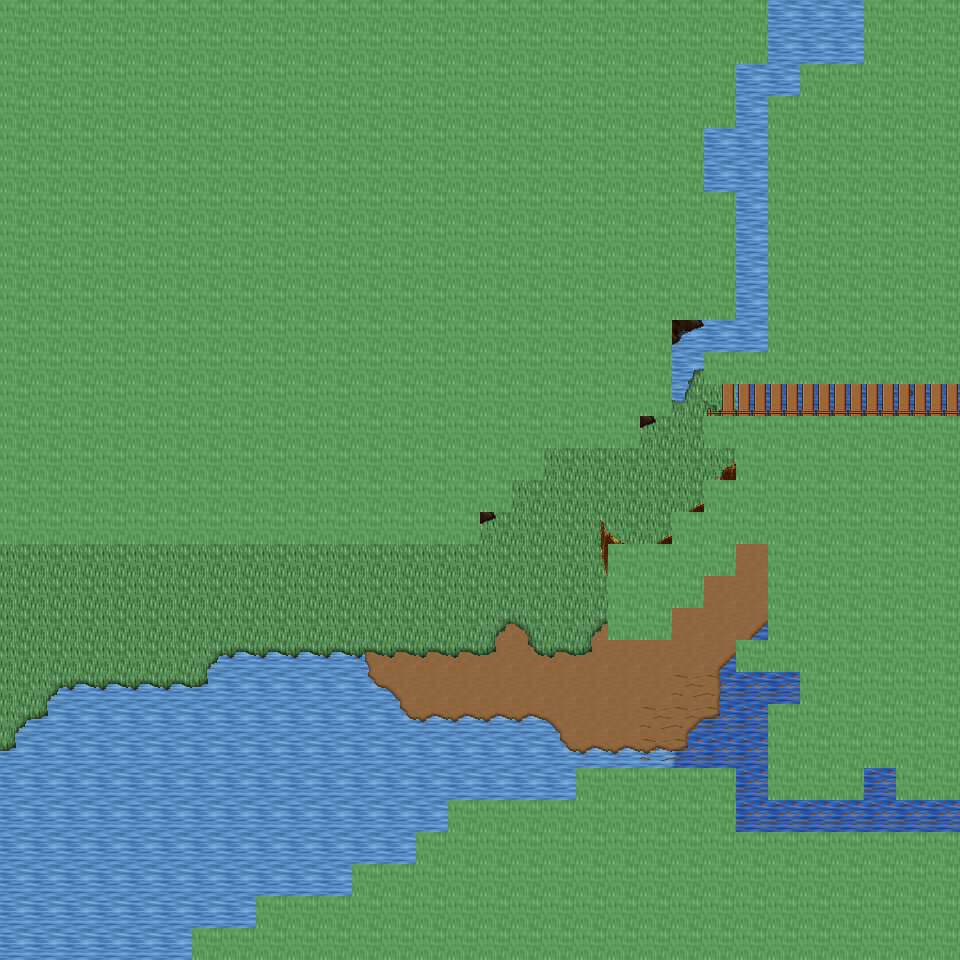

The image is a tile-based game level rendered from a .tmx file. Its description and source (layers, tilesets, objects; grid data summarised) follow:
An orthogonal 30x30 tile map with 32x32 px tiles, 6 tile layers (Ground, Object, Object2, Above, ...), 24 tilesets and 5 objects (5x mapExit).

<map version="1.0" orientation="orthogonal" renderorder="right-down" width="30" height="30" tilewidth="32" tileheight="32" nextobjectid="6">
  <tileset firstgid="1" name="tileset_ground_ground" tilewidth="32" tileheight="32" tilecount="33" columns="3">
    <image source="../drawable/tileset_ground_ground.png" width="96" height="352" />
  </tileset>
  <tileset firstgid="34" name="tileset_ground_ridge_earth_dark" tilewidth="32" tileheight="32" tilecount="96" columns="12">
    <image source="../drawable/tileset_ground_ridge_earth_dark.png" width="384" height="256" />
  </tileset>
  <tileset firstgid="130" name="tileset_ground_grass_edges" tilewidth="32" tileheight="32" tilecount="36" columns="12">
    <image source="../drawable/tileset_ground_grass_edges.png" width="384" height="96" />
  </tileset>
  <tileset firstgid="166" name="tileset_ground_water_pool" tilewidth="32" tileheight="32" tilecount="72" columns="3">
    <image source="../drawable/tileset_ground_water_pool.png" width="96" height="768" />
  </tileset>
  <tileset firstgid="238" name="tileset_plant_flower_daisy_white" tilewidth="32" tileheight="32" tilecount="8" columns="2">
    <image source="../drawable/tileset_plant_flower_daisy_white.png" width="64" height="128" />
  </tileset>
  <tileset firstgid="246" name="tileset_ground_rock_pebbles" tilewidth="32" tileheight="32" tilecount="3" columns="1">
    <image source="../drawable/tileset_ground_rock_pebbles.png" width="32" height="96" />
  </tileset>
  <tileset firstgid="249" name="tileset_plant_grasses" tilewidth="32" tileheight="32" tilecount="6" columns="3">
    <image source="../drawable/tileset_plant_grasses.png" width="96" height="64" />
  </tileset>
  <tileset firstgid="255" name="tileset_plant_flower_daisy_yellow" tilewidth="32" tileheight="32" tilecount="8" columns="2">
    <image source="../drawable/tileset_plant_flower_daisy_yellow.png" width="64" height="128" />
  </tileset>
  <tileset firstgid="263" name="tileset_ground_grass_corners" tilewidth="32" tileheight="32" tilecount="24" columns="6">
    <image source="../drawable/tileset_ground_grass_corners.png" width="192" height="128" />
  </tileset>
  <tileset firstgid="287" name="tileset_plant_tree_tree_darkgreen" tilewidth="32" tileheight="32" tilecount="88" columns="8">
    <image source="../drawable/tileset_plant_tree_tree_darkgreen.png" width="256" height="352" />
  </tileset>
  <tileset firstgid="375" name="tileset_plant_flower_daisy_blue" tilewidth="32" tileheight="32" tilecount="8" columns="2">
    <image source="../drawable/tileset_plant_flower_daisy_blue.png" width="64" height="128" />
  </tileset>
  <tileset firstgid="383" name="tileset_plant_flower_daisy_red" tilewidth="32" tileheight="32" tilecount="8" columns="2">
    <image source="../drawable/tileset_plant_flower_daisy_red.png" width="64" height="128" />
  </tileset>
  <tileset firstgid="391" name="tileset_ground_earth_edges" tilewidth="32" tileheight="32" tilecount="18" columns="6">
    <image source="../drawable/tileset_ground_earth_edges.png" width="192" height="96" />
  </tileset>
  <tileset firstgid="409" name="tileset_ground_water_waterfall" tilewidth="32" tileheight="32" tilecount="120" columns="8">
    <image source="../drawable/tileset_ground_water_waterfall.png" width="256" height="480" />
  </tileset>
  <tileset firstgid="529" name="tileset_logic_creature_elf" tilewidth="32" tileheight="32" tilecount="16" columns="8">
    <image source="../drawable/tileset_logic_creature_elf.png" width="256" height="64" />
  </tileset>
  <tileset firstgid="545" name="tileset_logic_item_resources" tilewidth="32" tileheight="32" tilecount="6" columns="6">
    <image source="../drawable/tileset_logic_item_resources.png" width="192" height="32" />
  </tileset>
  <tileset firstgid="551" name="tileset_logic_creature_animal" tilewidth="32" tileheight="32" tilecount="32" columns="8">
    <image source="../drawable/tileset_logic_creature_animal.png" width="256" height="128" />
  </tileset>
  <tileset firstgid="583" name="tileset_logic_collision" tilewidth="32" tileheight="32" tilecount="1" columns="1">
    <image source="../drawable/tileset_logic_collision.png" width="32" height="32" />
  </tileset>
  <tileset firstgid="584" name="tileset_object_suspension_bridge" tilewidth="32" tileheight="32" tilecount="24" columns="3">
    <image source="../drawable/tileset_object_suspension_bridge.png" width="96" height="256" />
  </tileset>
  <tileset firstgid="608" name="tileset_logic_creature_elemental" tilewidth="32" tileheight="32" tilecount="16" columns="8">
    <image source="../drawable/tileset_logic_creature_elemental.png" width="256" height="64" />
  </tileset>
  <tileset firstgid="624" name="tileset_ground_rock_rocks_3" tilewidth="32" tileheight="32" tilecount="16" columns="4">
    <image source="../drawable/tileset_ground_rock_rocks_3.png" width="128" height="128" />
  </tileset>
  <tileset firstgid="640" name="tileset_object_rotating_crystal" tilewidth="32" tileheight="32" tilecount="48" columns="8">
    <image source="../drawable/tileset_object_rotating_crystal.png" width="256" height="192" />
  </tileset>
  <tileset firstgid="688" name="tileset_light_white_1x1" tilewidth="32" tileheight="32" tilecount="1" columns="1">
    <image source="../drawable/tileset_light_white_1x1.png" width="32" height="32" />
  </tileset>
  <tileset firstgid="689" name="tileset_light_light_5x5" tilewidth="32" tileheight="32" tilecount="25" columns="5">
    <image source="../drawable/tileset_light_light_5x5.png" width="160" height="160" />
  </tileset>
  <layer name="Ground" width="30" height="30">
    <data>[900 cells, 900 non-empty, 8 distinct tile ids]</data>
  </layer>
  <layer name="Object" width="30" height="30">
    <data>[900 cells, 218 non-empty, 66 distinct tile ids]</data>
  </layer>
  <layer name="Object2" width="30" height="30">
    <data>[900 cells, 46 non-empty, 15 distinct tile ids]</data>
  </layer>
  <layer name="Above" width="30" height="30">
    <data>[900 cells, 329 non-empty, 33 distinct tile ids]</data>
  </layer>
  <layer name="Above2" width="30" height="30">
    <data>[900 cells, 0 non-empty, 0 distinct tile ids]</data>
  </layer>
  <layer name="Walkable" width="30" height="30">
    <data>[900 cells, 612 non-empty, 1 distinct tile ids]</data>
  </layer>
  <objectgroup name="MapEvents">
    <object id="1" name="north" type="mapExit" x="768" y="0" width="96" height="32">
      <properties>
        <property name="map" value="level_0_x138_y94" />
        <property name="x" value="24" />
        <property name="y" value="28" />
      </properties>
    </object>
    <object id="2" name="south" type="mapExit" x="0" y="928" width="192" height="32">
      <properties>
        <property name="map" value="level_0_x138_y96" />
        <property name="x" value="0" />
        <property name="y" value="1" />
      </properties>
    </object>
    <object id="3" name="west" type="mapExit" x="0" y="544" width="32" height="416">
      <properties>
        <property name="map" value="level_0_x137_y95" />
        <property name="x" value="28" />
        <property name="y" value="17" />
      </properties>
    </object>
    <object id="4" name="east" type="mapExit" x="928" y="384" width="32" height="32">
      <properties>
        <property name="map" value="level_0_x139_y95" />
        <property name="x" value="1" />
        <property name="y" value="12" />
      </properties>
    </object>
    <object id="5" name="east2" type="mapExit" x="928" y="800" width="32" height="32">
      <properties>
        <property name="map" value="level_0_x139_y95" />
        <property name="x" value="1" />
        <property name="y" value="25" />
      </properties>
    </object>
  </objectgroup>
</map>
